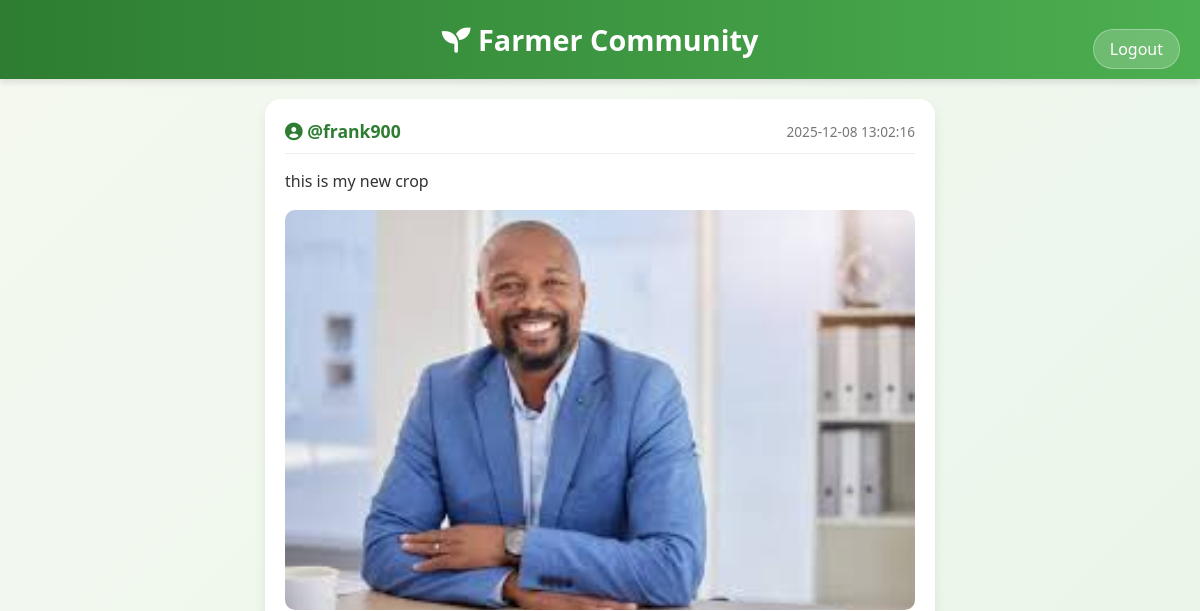
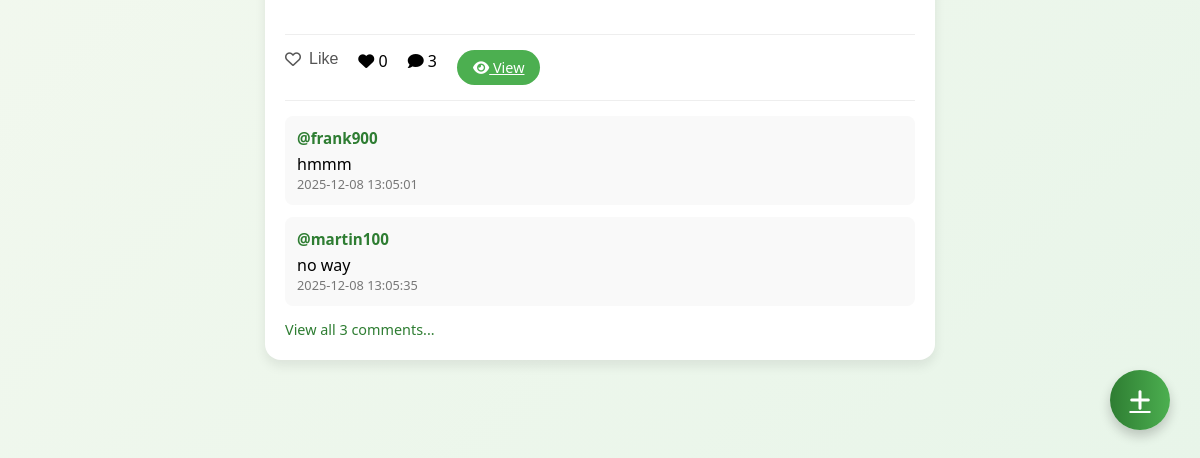
Page / (signed in) on the earlier database version (2 pictures, top to bottom).
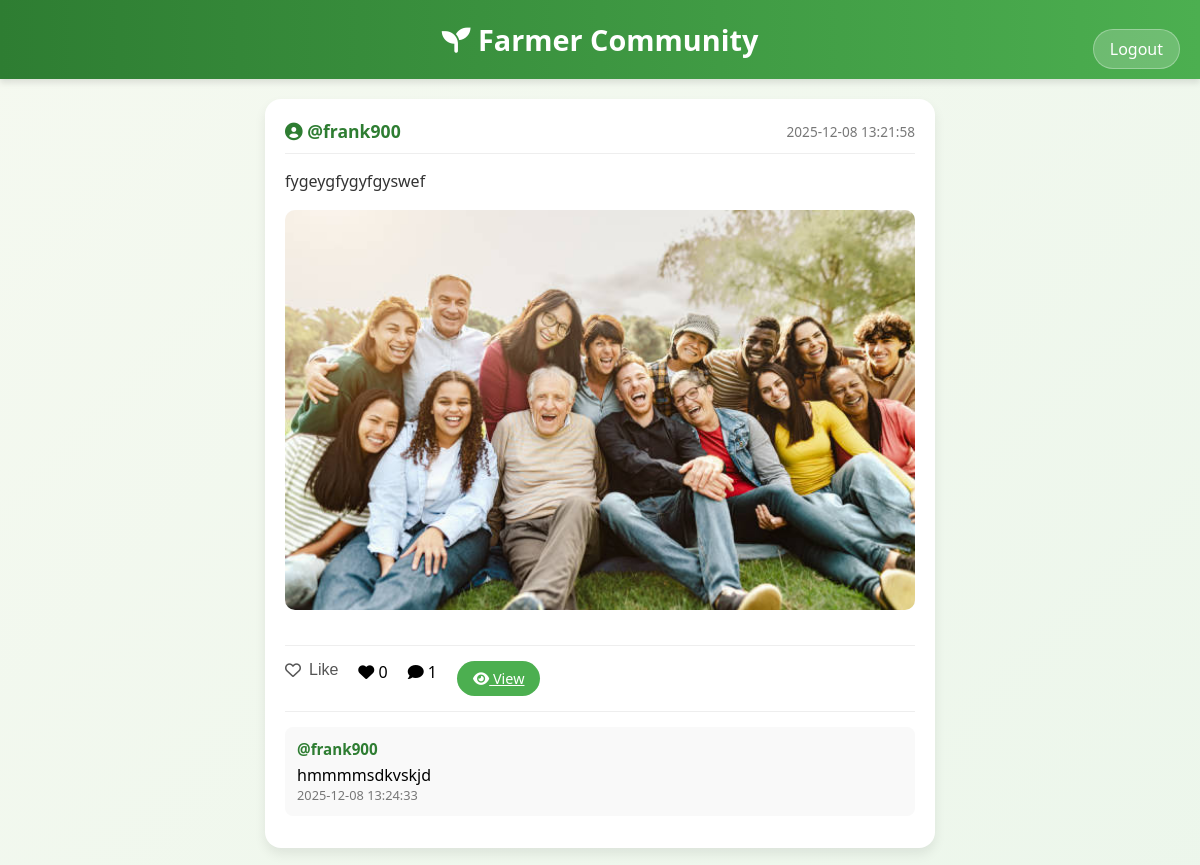
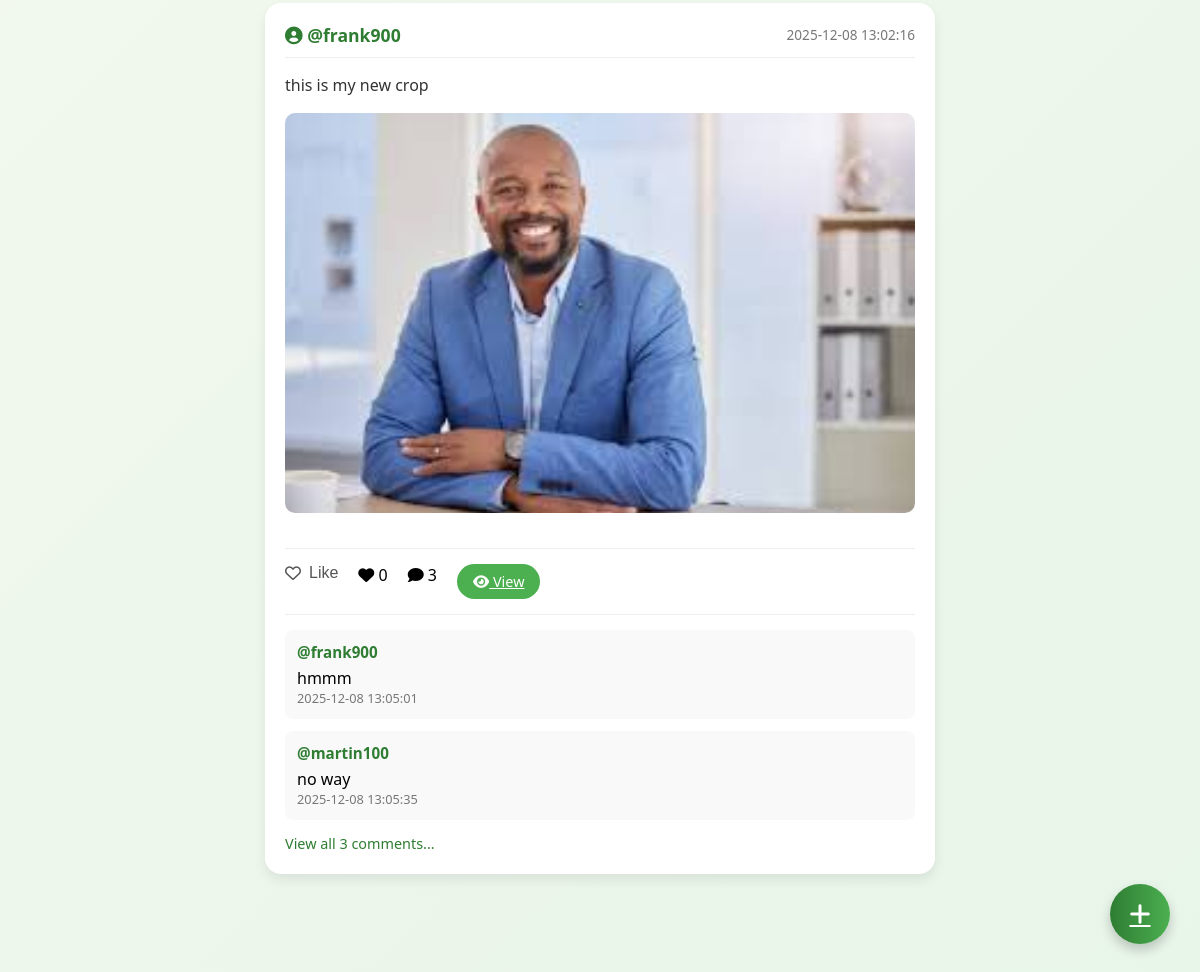
Same page on the later database version (2 pictures, top to bottom).
### tables this page shows
CREATE TABLE posts (
            id INTEGER PRIMARY KEY AUTOINCREMENT,
            user_id INTEGER NOT NULL,
            content TEXT,
            media_type TEXT,  -- 'text', 'image', 'video'
            media_path TEXT,
            created_at TIMESTAMP DEFAULT CURRENT_TIMESTAMP,
            FOREIGN KEY (user_id) REFERENCES users (id)
        );

CREATE TABLE users (
            id INTEGER PRIMARY KEY AUTOINCREMENT,
            username TEXT UNIQUE NOT NULL,
            created_at TIMESTAMP DEFAULT CURRENT_TIMESTAMP
        );

CREATE TABLE comments (
            id INTEGER PRIMARY KEY AUTOINCREMENT,
            user_id INTEGER NOT NULL,
            post_id INTEGER NOT NULL,
            content TEXT NOT NULL,
            created_at TIMESTAMP DEFAULT CURRENT_TIMESTAMP,
            FOREIGN KEY (user_id) REFERENCES users (id),
            FOREIGN KEY (post_id) REFERENCES posts (id)
        );

### app.py (the view)
@app.route('/')
def index():
    if 'user_id' not in session:
        return redirect(url_for('login'))
    conn = get_db_connection()
    posts = conn.execute('''
        SELECT p.*, u.username,
        (SELECT COUNT(*) FROM likes l WHERE l.post_id = p.id) as like_count,
        (SELECT COUNT(*) FROM comments c WHERE c.post_id = p.id) as comment_count
        FROM posts p
        JOIN users u ON p.user_id = u.id
        ORDER BY p.created_at DESC
    ''').fetchall()
    post_comments = {}
    for post in posts:
        comments = conn.execute('''
            SELECT c.*, u.username
            FROM comments c
            JOIN users u ON c.user_id = u.id
            WHERE c.post_id = ?
            ORDER BY c.created_at ASC
        ''', (post['id'],)).fetchall()
        post_comments[post['id']] = comments
    liked_posts = []
    if 'user_id' in session:
        liked_posts = [row[0] for row in conn.execute(
            'SELECT post_id FROM likes WHERE user_id = ?', (session['user_id'],)
        ).fetchall()]
    conn.close()
    return render_template('index.html', posts=posts, post_comments=post_comments, liked_posts=liked_posts)

### app.py (called while the page is built)
def get_db_connection():
    conn = sqlite3.connect('farmer_community.db')
    conn.row_factory = sqlite3.Row
    return conn

### templates/index.html (shortened to what this page needs)
<!DOCTYPE html>
<html lang="en">
<head>
    <link rel="stylesheet" href="https://cdnjs.cloudflare.com/ajax/libs/font-awesome/6.0.0/css/all.min.css">
</head>
<body>
    <div class="header">
        <h1><i class="fas fa-seedling"></i> Farmer Community</h1>
        <a href="{{ url_for('logout') }}" class="logout-btn">Logout</a>
    </div>
    <div class="container">
        {% if posts %}
            {% for post in posts %}
            <div class="post">
                <div class="post-header">
                    <div class="post-user"><i class="fas fa-user-circle"></i> @{{ post.username }}</div>
                    <div class="post-date">{{ post.created_at[:19] }}</div>
                </div>
                {% if post.content %}
                    <div class="post-content">{{ post.content }}</div>
                {% endif %}
                {% if post.media_path %}
                    {% if post.media_type == 'image' %}
                        <img src="{{ post.media_path }}" alt="Post Image" class="post-media">
                    {% elif post.media_type == 'video' %}
                        <video controls class="post-media">
                            <source src="{{ post.media_path }}" type="video/mp4">
                            Your browser does not support the video tag.
                        </video>
                    {% endif %}
                {% endif %}
                <div class="post-actions">
                    <form method="POST" action="{{ url_for('like_post', post_id=post.id) }}" style="display:inline;">
                        <button type="submit" class="action-btn like-btn {% if post.id in liked_posts %}active{% endif %}">
                            {% if post.id in liked_posts %}<i class="fas fa-heart"></i> Unlike{% else %}<i class="far fa-heart"></i> Like{% endif %}
                        </button>
                    </form>
                    <span><i class="fas fa-heart"></i> {{ post.like_count }}</span>
                    <span><i class="fas fa-comment"></i> {{ post.comment_count }}</span>
                    <a href="{{ url_for('view_post', post_id=post.id) }}" class="view-post-btn"><i class="fas fa-eye"></i> View</a>
                </div>
                <div class="comments-section">
                    {% for comment in post_comments[post.id][:2] %}
                    <div class="comment-item">
                        <div class="comment-header">@{{ comment.username }}</div>
                        <div>{{ comment.content }}</div>
                        <div class="comment-date">{{ comment.created_at[:19] }}</div>
                    </div>
                    {% endfor %}
                    {% if post_comments[post.id]|length > 2 %}
                    <a href="{{ url_for('view_post', post_id=post.id) }}" style="color: #2e7d32; text-decoration: none; font-size: 0.9rem;">
                        View all {{ post.comment_count }} comments...
                    </a>
                    {% endif %}
                </div>
            </div>
            {% endfor %}
        {% else %}
            <div class="no-posts">
                <i class="fas fa-seedling" style="font-size: 3rem; color: #ccc; margin-bottom: 15px;"></i>
                <h3>No posts yet</h3>
                <p>Be the first to create a post in the community!</p>
            </div>
        {% endif %}
    </div>
    <a href="{{ url_for('create_post_form') }}" class="floating-post-btn">
        <i class="fas fa-plus"></i>
    </a>
</body>
</html>

### templates/index.html (style rules this page uses)
* { margin: 0; padding: 0; box-sizing: border-box; }
body { font-family: 'Segoe UI', Tahoma, Geneva, Verdana, sans-serif; background: linear-gradient(135deg, #f5f9f0, #e8f5e9); min-height: 100vh; padding-bottom: 80px; }
.header { background: linear-gradient(to right, #2e7d32, #4caf50); color: white; padding: 20px; text-align: center; box-shadow: 0 4px 6px rgba(0,0,0,0.1); position: sticky; top: 0; z-index: 100; }
.header h1 { font-size: 1.8rem; margin: 0; }
.logout-btn { background: rgba(255,255,255,0.2); color: white; border: 1px solid rgba(255,255,255,0.3); padding: 8px 16px; border-radius: 20px; cursor: pointer; text-decoration: none; float: right; margin-top: -30px; }
.container { max-width: 700px; margin: 20px auto; padding: 0 15px; }
.post { background: white; border-radius: 16px; box-shadow: 0 6px 12px rgba(0,0,0,0.08); padding: 20px; margin-bottom: 20px; transition: transform 0.3s ease, box-shadow 0.3s ease; }
.post-header { display: flex; justify-content: space-between; align-items: center; margin-bottom: 15px; padding-bottom: 10px; border-bottom: 1px solid #eee; }
.post-user { font-weight: bold; color: #2e7d32; font-size: 1.1rem; }
.post-date { color: #777; font-size: 0.85rem; }
.post-content { margin-bottom: 15px; line-height: 1.6; color: #333; }
.post-media { width: 100%; max-height: 400px; object-fit: cover; border-radius: 10px; margin-bottom: 15px; }
.post-actions { display: flex; gap: 20px; margin: 15px 0; padding: 15px 0; border-top: 1px solid #eee; border-bottom: 1px solid #eee; }
.action-btn { background: none; border: none; color: #555; cursor: pointer; display: flex; align-items: center; gap: 8px; font-size: 1rem; transition: color 0.3s ease; }
.comments-section { margin-top: 15px; }
.comment-item { margin-bottom: 12px; padding: 12px; background-color: #f9f9f9; border-radius: 8px; }
.comment-header { font-weight: bold; color: #2e7d32; margin-bottom: 5px; font-size: 0.95rem; }
.comment-date { color: #777; font-size: 0.8rem; }
.view-post-btn { background: #4caf50; color: white; border: none; padding: 8px 16px; border-radius: 20px; cursor: pointer; font-size: 0.9rem; }
.floating-post-btn { position: fixed; bottom: 30px; right: 30px; width: 60px; height: 60px; background: linear-gradient(to right, #2e7d32, #4caf50); color: white; border: none; border-radius: 50%; font-size: 1.5rem; cursor: pointer; box-shadow: 0 6px 12px rgba(0,0,0,0.2); z-index: 1000; display: flex; justify-content: center; align-items: center; transition: all 0.3s ease; }

Differences in the rows shown:
added posts: username "frank900", created_at "2025-12-08 13:21:58", content "fygeygfygyfgyswef", shows a picture, shows "Like", like_count "0", comment_count "1"
added comments: username "frank900", content "hmmmmsdkvskjd", created_at "2025-12-08 13:24:33"
